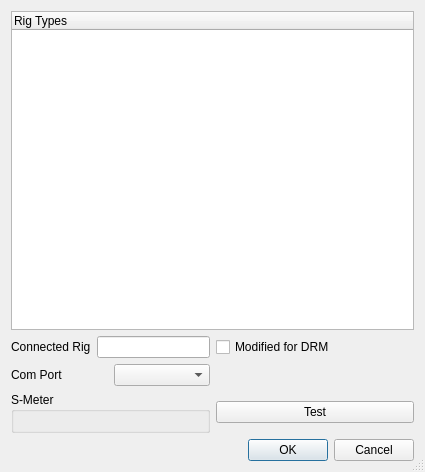
<?xml version="1.0" encoding="UTF-8"?>
<ui version="4.0">
 <class>RigDlg</class>
 <widget class="QDialog" name="RigDlg">
  <property name="geometry">
   <rect>
    <x>0</x>
    <y>0</y>
    <width>425</width>
    <height>472</height>
   </rect>
  </property>
  <property name="windowTitle">
   <string>Rig Settings</string>
  </property>
  <property name="windowIcon">
   <iconset resource="res/icons.qrc">
    <normaloff>:/icons/MainIcon.png</normaloff>:/icons/MainIcon.png</iconset>
  </property>
  <property name="sizeGripEnabled">
   <bool>true</bool>
  </property>
  <layout class="QGridLayout" name="gridLayout">
   <item row="0" column="0" colspan="2">
    <widget class="QTreeWidget" name="rigTypes">
     <property name="sizePolicy">
      <sizepolicy hsizetype="Expanding" vsizetype="MinimumExpanding">
       <horstretch>0</horstretch>
       <verstretch>0</verstretch>
      </sizepolicy>
     </property>
     <column>
      <property name="text">
       <string notr="true">Rig Types</string>
      </property>
     </column>
    </widget>
   </item>
   <item row="1" column="0">
    <layout class="QHBoxLayout" name="horizontalLayout_2">
     <item>
      <widget class="QLabel" name="label_2">
       <property name="text">
        <string>Connected Rig</string>
       </property>
      </widget>
     </item>
     <item>
      <widget class="QLineEdit" name="selectedRigType"/>
     </item>
    </layout>
   </item>
   <item row="3" column="0">
    <layout class="QHBoxLayout" name="horizontalLayout">
     <item>
      <widget class="QLabel" name="labelPort">
       <property name="text">
        <string>Com Port</string>
       </property>
      </widget>
     </item>
     <item>
      <widget class="QComboBox" name="comboBoxPort"/>
     </item>
    </layout>
   </item>
   <item row="4" column="0">
    <widget class="QGroupBox" name="groupBox_8">
     <property name="title">
      <string>S-Meter</string>
     </property>
     <layout class="QHBoxLayout" name="horizontalLayout_3">
      <item>
       <widget class="QwtThermo" name="sMeter">
        <property name="scalePosition">
         <enum>QwtThermo::TrailingScale</enum>
        </property>
       </widget>
      </item>
     </layout>
    </widget>
   </item>
   <item row="4" column="1">
    <widget class="QPushButton" name="testRig">
     <property name="text">
      <string>Test</string>
     </property>
    </widget>
   </item>
   <item row="5" column="1">
    <widget class="QDialogButtonBox" name="buttonBox">
     <property name="orientation">
      <enum>Qt::Horizontal</enum>
     </property>
     <property name="standardButtons">
      <set>QDialogButtonBox::Cancel|QDialogButtonBox::Ok</set>
     </property>
    </widget>
   </item>
   <item row="1" column="1">
    <widget class="QCheckBox" name="modified">
     <property name="text">
      <string>Modified for DRM</string>
     </property>
    </widget>
   </item>
  </layout>
 </widget>
 <customwidgets>
  <customwidget>
   <class>QwtThermo</class>
   <extends>QWidget</extends>
   <header>qwt_thermo.h</header>
  </customwidget>
 </customwidgets>
 <resources>
  <include location="res/icons.qrc"/>
 </resources>
 <connections/>
</ui>
